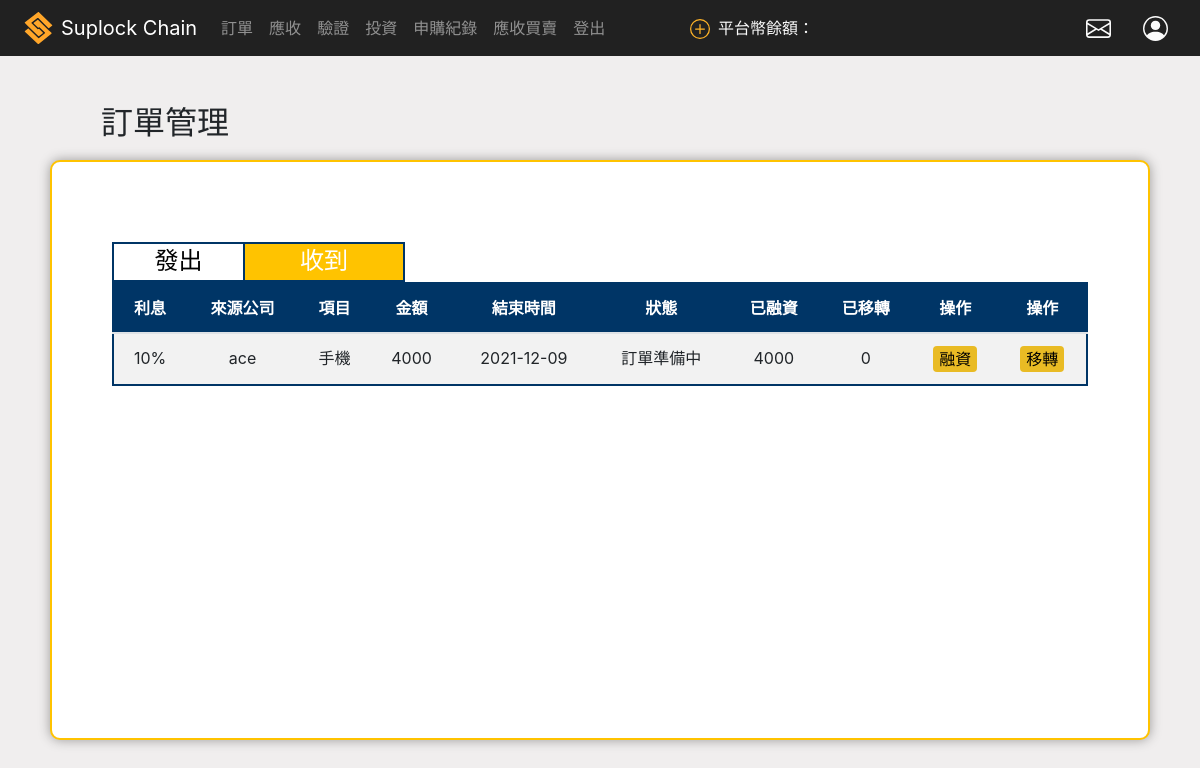
The app's page /company_orders_rec/ (signed in), older data.
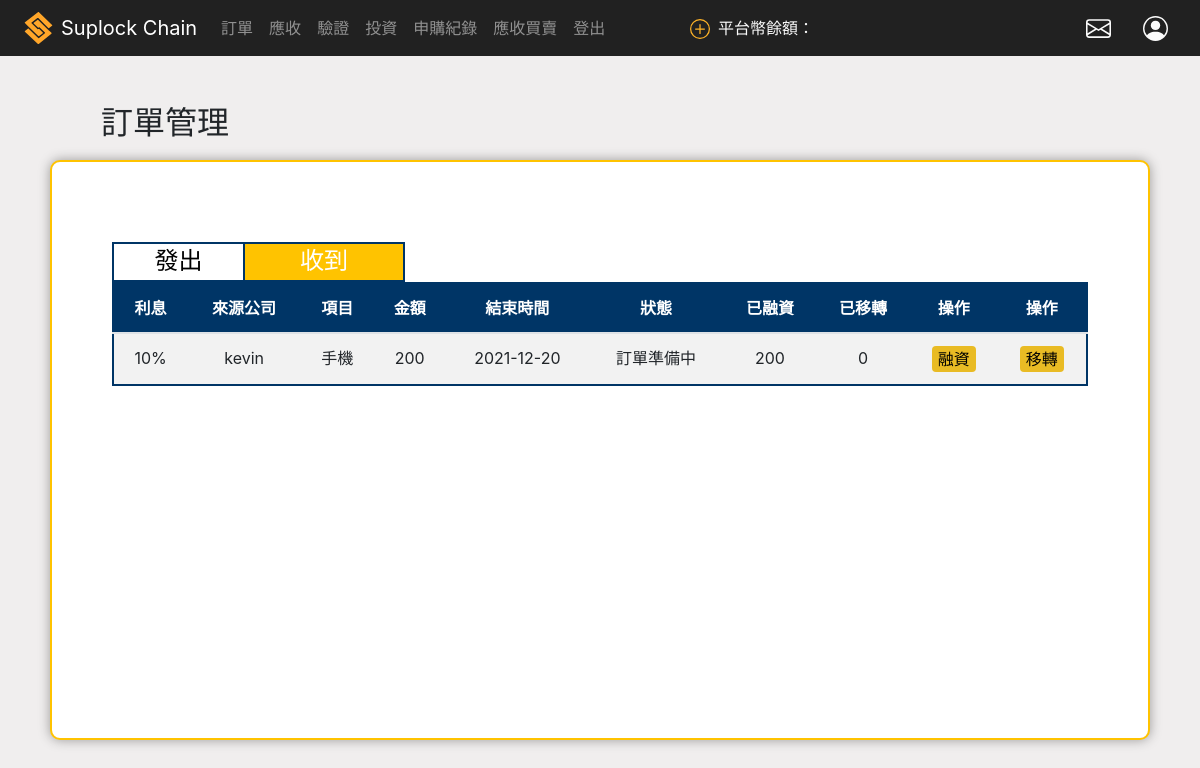
The same page, newer data.
### core/models.py (models this page shows)
class TokenB(models.Model):
    amount = models.CharField(max_length=100, null=True, blank=True) ##tokenB金額
    class_type = models.IntegerField(choices=CLASS_CHOICES, null=True, blank=True) ##tokenB (應收, 訂單, 移轉, 貸款)
    token_id = models.CharField(max_length=100, null=True, blank=True) ## tokenB的id, 因為太長所以用charfield
    interest = models.IntegerField(null=True, blank=True)
    date_span = models.IntegerField(null=True, blank=True)
    transfer_count = models.IntegerField(null=True, blank=True) ##移轉次數
    initial_order = models.ForeignKey(Company_orders, on_delete=models.CASCADE, related_name='initial_order', null=True,  blank=True) #指向最一開始的訂單
    pre_company = models.ForeignKey(Company,on_delete=models.CASCADE ,related_name='pre_company', null=True,  blank=True)
    curr_company = models.ForeignKey(Company,on_delete=models.CASCADE ,related_name='curr_company', null=True,  blank=True)
    transactionHash = models.CharField(max_length=66, null=True, blank=True)
    tokenB_balance = models.DecimalField(max_digits=12, decimal_places=0 , default=0, blank=True)##tokenB可使用餘額
    already_transfer = models.DecimalField(max_digits=12, decimal_places=0,  default=0,  blank=True)## 已移轉amount
    already_loan = models.DecimalField(max_digits=12, decimal_places=0 , default=0,   blank=True)## 已借款amount
    pmt = models.IntegerField(null=True, blank=True)
    state = models.IntegerField(choices=LOAN_STATE, null=True, blank=True)

class Company(models.Model):
    user = models.OneToOneField(User, on_delete=models.CASCADE) ## user foriegn key
    uni_num = models.CharField(max_length=100) ##統一編號
    public_address = models.CharField(max_length=42) ##公鑰
    core = models.BooleanField() #是否為核心企業
    amount_a = models.DecimalField(max_digits=12, decimal_places=1, null=True) #核心企業token_A數量
    amount_865 = models.DecimalField(max_digits=12, decimal_places=0, null=True) #核心企業平台幣數量
    create_time = models.DateTimeField(auto_now_add= True) #進入時間
    contract_address = models.CharField(max_length=42,null=True,blank=True) ##合約地址
    company_type = models.CharField(max_length=42,null=True,blank=True) #行業別
    capital = models.DecimalField(max_digits=12, decimal_places=0, null=True) #資本額
    chairman = models.CharField(max_length=42,null=True,blank=True) #董事長
    company_location =  models.CharField(max_length=42,null=True,blank=True) #公司地址
    supervisor = models.CharField(max_length=42,null=True,blank=True) #登記機關
    establish_date = models.CharField(max_length=42,null=True,blank=True) #成立日期
    responsible_person = models.CharField(max_length=42,null=True,blank=True) #負責人
    image = models.ImageField(upload_to='static/image/', blank=True, null=True)  ##logo

class Company_orders(models.Model):
    send_company = models.ForeignKey(Company,on_delete=models.CASCADE ,related_name='send_company') ## 一個發出Company 對多 orders
    receive_compamy = models.ForeignKey(Company,on_delete=models.CASCADE ,related_name='receive_comapny') ## 一個接收Company 對多 orders
    product  = models.CharField(max_length=40) ##訂單項目
    price = models.IntegerField(null=True, blank=True) ##訂單價格
    start_date = models.DateField(auto_now_add = True ,null=True) ## 發起時間
    end_date = models.DateField() ## 結束時間
    state = models.IntegerField(choices=STATE_CHOICES, default=1) ##狀態
    rate = models.IntegerField(choices=RATE_CHOICES, null=True,  blank=True) ##利息
    transactionHash = models.CharField(max_length=66, null=True, blank=True)
    quantity = models.IntegerField(null=True, blank = True) ##數量 onlyfor 驗證
    class_type = models.IntegerField(choices=CLASS_CHOICES_2000, null=True, blank=True) ##tokenB (應收, 訂單, 移轉, 貸款)

### core/views.py (the view, shortened to what this page needs)
# urls.py: path('company_orders_rec/',views.company_order_rec.as_view(), name='company_orders_rec'),
@method_decorator(login_required, name='dispatch')
class company_order_rec(generic.ListView):
    model = TokenB
    template_name = 'company_orders_rec.html'
    context_object_name = 'rec_orders'
    paginate_by = 6
    def get_queryset(self):
        user = self.request.user
        company = Company.objects.get(user = user)
        company_orders_rec = Company_orders.objects.filter(state = 2) ##找出應收
        tokenB_is_company_orders_rec = TokenB.objects.filter(Q(initial_order__in = company_orders_rec) & Q(curr_company = company) & (Q(class_type = 2) | Q(class_type =3))).order_by('date_span')
        return  tokenB_is_company_orders_rec
    def get_context_data(self, **kwargs):
        _company_list = []
        context =  super(company_order_rec,self).get_context_data(**kwargs)
        user = self.request.user
        company_list = list(Company.objects.all())
        for com in company_list:
            _company_list.append(com.user.username)
        form = companyListForm(data_list = _company_list)
        context['form'] = form
        return context

### core/forms.py
class companyListForm(forms.Form):
    optype = forms.CharField(required=True)
    bToC_TOKENB_id = forms.CharField(required=True)
    bToC_interest = forms.CharField(required=True)
    bToC_id = forms.CharField(required=True)
    bToC_from_company_name = forms.CharField(required=True)
    bToC_to_company_name = forms.CharField(required=True)
    bToC_price = forms.CharField(required=True)
    rate = forms.ChoiceField(choices = RATE_CHOICES ,widget = forms.Select) ##only for 應收移轉
    def __init__(self, *args, **kwargs):
        _company_list = kwargs.pop('data_list', None)
        super(companyListForm, self).__init__(*args, **kwargs)
        self.fields['bToC_to_company_name'].widget = ListTextWidget(data_list=_company_list, name='bToC_to_company_name')

### core/fields.py (called while the page is built)
    def render(self, name, value, attrs=None, renderer=None):
        text_html = super(ListTextWidget, self).render(name, value, attrs=attrs)
        data_list = '<datalist id="list_%s">' % self._name
        for item in self._list:
            data_list += '<option value="%s">' % item
        data_list += '</datalist>'
        return (text_html + data_list)

### core/templates/company_orders_rec.html (shortened to what this page needs)
<!DOCTYPE html>
<html lang="en">
<head>
    {% include 'nav_login.html' %}
    {% load static %}
    <link rel="stylesheet" href="{%static 'css/company_orders.css' %}">
</head>
<body>
<main class="main_content" id="fade">
    <div class='content_title'>
        <h2>訂單管理</h2>
    </div>
    <div class="outer">
        <div class="table_above_tag">
            <a class='send_btn' id='clicked_1' href="{% url 'company_orders' %}">
                <h2 class="send_order" >發出</h2>
            </a>
            <div class='recieve_btn' id= 'clicked_2'>
                <h2 class="send_order" >收到</h2>
            </div>
        </div>
        <div class="ordersTable" >
            <table class="table table-striped" id="rec_table">
                <thead>
                    <tr>
                        <th>利息</th>
                        <th>來源公司</th>
                        <th>項目</th>
                        <th>金額</th>
                        <th>結束時間</th>
                        <th>狀態</th>
                        <th>已融資</th>
                        <th>已移轉</th>
                        <th>操作</th>
                        <th>操作</th>
                    </tr>
                </thead>
                <tbody>
                    {% for order in rec_orders %}
                    <tr name='make_id' class="tr_height">
                            <td name = 'percent'>{{order.interest}}%</td>
                            <td>{{order.pre_company.user}}</td>
                            <td>{{order.initial_order.product}}</td>
                            <td>{{order.amount}}</td>
                            <td>{{order.initial_order.end_date|date:'Y-m-d'}}</td>
                            <td>{{order.initial_order.get_state_display}}</td>
                            <td>{{order.already_loan}}</td>
                            <td>{{order.already_transfer}}</td>
                            <td><button type="button" class="pop_loan_btn">融資</button></td>
                            <td><button type="button" class="pop_bToC_btn">移轉</button></td>
                    </tr>
                    {% endfor %}
                </tbody>
            </table>
            <div class='paginator'>
            </div>
        </div>
    </div>
</main>
</body>
</html>

Row changes from the older to the newer data that the page shows:
removed TokenB: interest "10", pre_company.user "ace", initial_order.product "手機", amount "4000", initial_order.end_date "2021-12-09", initial_order.state "訂單準備中", already_loan "4000", already_transfer "0"
added TokenB: interest "10", pre_company.user "kevin", initial_order.product "手機", amount "200", initial_order.end_date "2021-12-20", initial_order.state "訂單準備中", already_loan "200", already_transfer "0"
